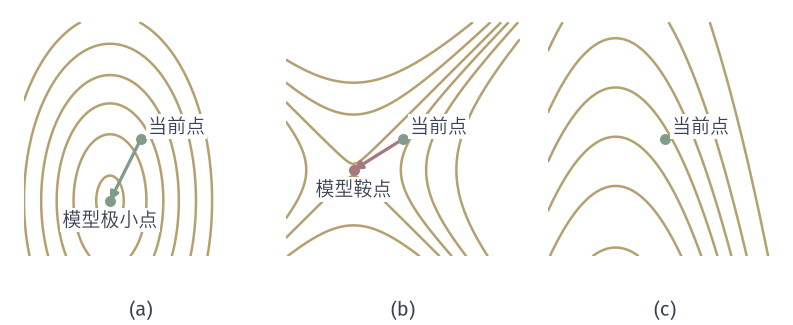

Here is the Python script that generated this plot:
from pathlib import Path
import sys
ROOT = next(p for p in Path(__file__).resolve().parents if (p/'build.sh').is_file() and (p/'tex/book.tex').is_file())
sys.path.insert(0, str(ROOT/'figures/00-shared/mathematical-preliminaries-upper/00-shared/comprehension-figures'))
from support import figure, save, BLUE, GREEN, YELLOW, RED, PURPLE, INK, MUTED, GRID, BLUE_FILL, GREEN_FILL, YELLOW_FILL, RED_FILL, PURPLE_FILL
import numpy as np
HERE = Path(__file__).resolve().parent
STROKE = '#4C4D4F'
# 贯穿全章的目标 f(x)=0.5(x1-1)^2+(x2-x1^2)^2，最优解 (1,1)。
def f(x):
    u = x[1]-x[0]**2
    return .5*(x[0]-1)**2+u**2
def grad(x):
    u = x[1]-x[0]**2
    return np.array([x[0]-1-4*x[0]*u, 2*u])
def hess(x):
    u = x[1]-x[0]**2
    return np.array([[1-4*u+8*x[0]**2, -4*x[0]], [-4*x[0], 2.]])
XS = np.array([1., 1.])
def panel(fig, left, right, top, bottom, wspace=.3):
    fig.set_layout_engine(None)
    fig.subplots_adjust(left=left, right=right, top=top, bottom=bottom, wspace=wspace)
def tags(fig, axes, y=.015):
    for ax, s in zip(axes, ('(a)', '(b)', '(c)', '(d)')):
        p = ax.get_position(); fig.text((p.x0+p.x1)/2, y, s, ha='center', va='bottom')
def grid2(a, b, c, d, n=600):
    X, Y = np.meshgrid(np.linspace(a, b, n), np.linspace(c, d, n))
    return X, Y
def region(ax, a, b, c, d):
    t = np.linspace(a, b, 300); y = t**2+.25
    ax.fill_between(t, y, d, color=RED_FILL, lw=0, zorder=0)
    ax.plot(t, y, color=STROKE, lw=.85, ls=(0, (3, 2)), zorder=1)
    ax.set_xlim(a, b); ax.set_ylim(c, d)
def arrow(ax, p, q, color=GREEN, lw=1.3, z=4):
    ax.annotate('', xy=q, xytext=p, zorder=z, arrowprops=dict(arrowstyle='-|>,head_width=.17,head_length=.34', color=color, lw=lw, shrinkA=0, shrinkB=0))

fig, axes = figure(width_mm=112, height_mm=46, ncols=3)
panel(fig, .03, .985, .985, .155, .12)
cases = [(np.diag([2., .6]), np.array([1., .6])), (np.diag([1., -1.]), np.array([.8, -.5])), (np.diag([1., 0.]), np.array([.8, .5]))]
lims = (-1.9, 1.9)
for k, (ax, (H_, G)) in enumerate(zip(axes, cases)):
    X, Y = grid2(*lims, *lims)
    M = G[0]*X+G[1]*Y+.5*(H_[0,0]*X**2+H_[1,1]*Y**2)
    lv = [-.5, -.2, .1, .5, 1, 1.8] if k == 0 else ([-1.2, -.6, -.2, .1, .5, 1.2] if k == 1 else [-1.2, -.7, -.3, .1, .5, 1, 1.8])
    if k == 0: lv = [-.75, -.5, -.2, .2, .7, 1.4, 2.2]
    ax.contour(X, Y, M, levels=lv, colors=[YELLOW], linewidths=1.0, linestyles='solid')
    ax.plot([0], [0], 'o', ms=4.4, color=GREEN, mew=0, zorder=6)
    if k < 2:
        d = np.linalg.solve(H_, -G); arrow(ax, (0, 0), d, color=GREEN if k == 0 else RED)
        ax.plot(*d, 'o', ms=4.4, color=GREEN if k == 0 else RED, mew=0, zorder=6)
    ax.set_xlim(*lims); ax.set_ylim(*lims); ax.set_aspect('equal'); ax.set_xticks([]); ax.set_yticks([])
    for sp in ax.spines.values(): sp.set_visible(False)
wb = dict(fc='white', ec='none', pad=.8)
axes[0].text(.12, .1, '当前点', fontsize=7.5, bbox=wb, zorder=7); axes[1].text(.12, .1, '当前点', fontsize=7.5, bbox=wb, zorder=7); axes[2].text(.12, .1, '当前点', fontsize=7.5, bbox=wb, zorder=7)
axes[0].text(-.5, -1.42, '模型极小点', ha='center', fontsize=7.5, bbox=wb, zorder=7); axes[1].text(-.8, -.92, '模型鞍点', ha='center', fontsize=7.5, bbox=wb, zorder=7)
tags(fig, axes); save(fig, HERE, 'figure', {'model': 'g^T d + 0.5 d^T H d', 'cases': ['diag(2,.6),g=(1,.6)', 'diag(1,-1),g=(.8,-.5)', 'diag(1,0),g=(.8,.5)']})
